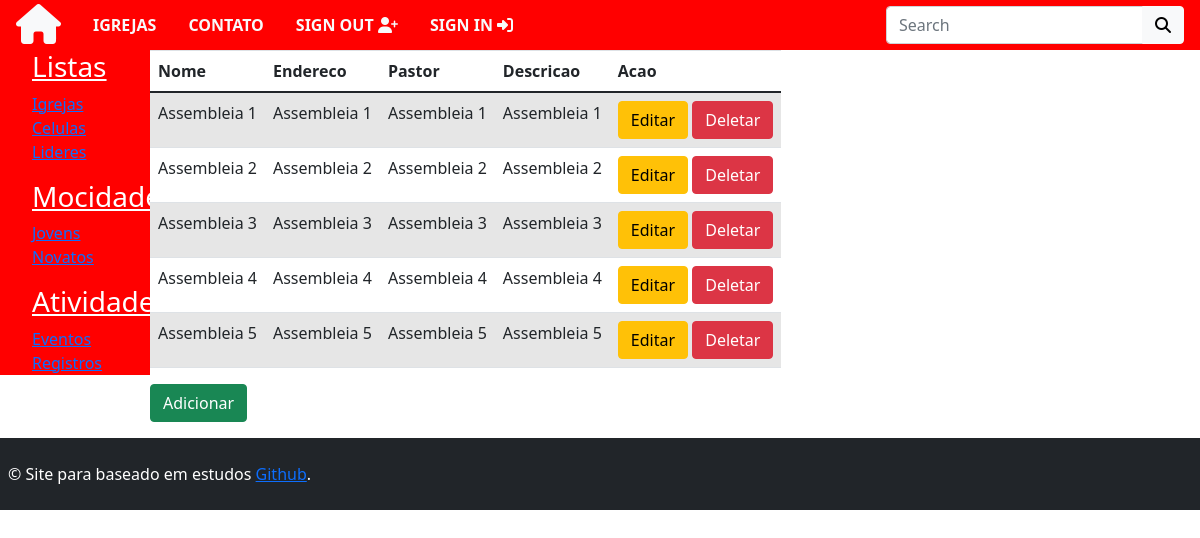
Before: /igrejaHtml/ with the older database file.
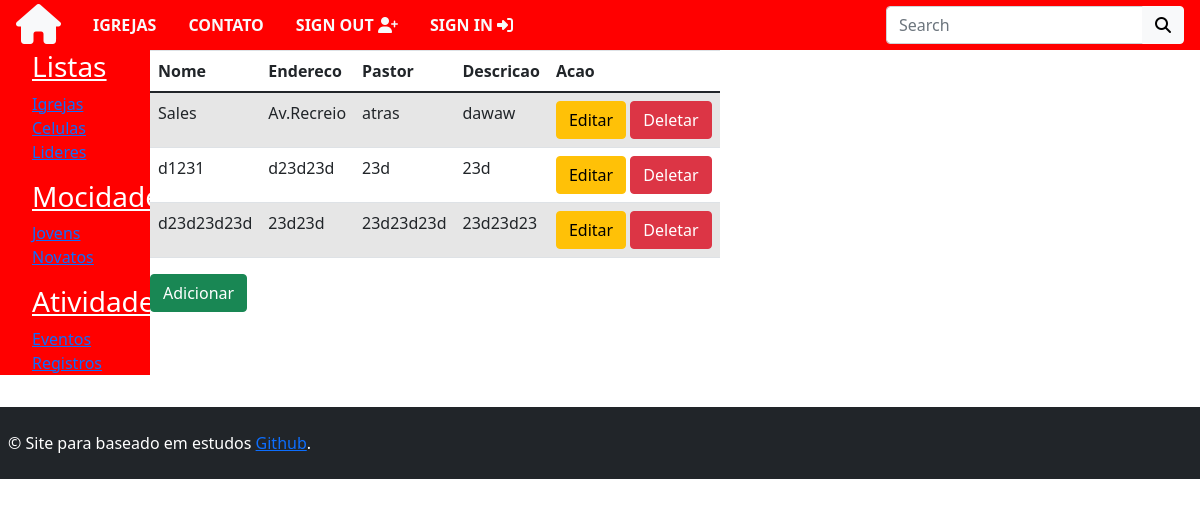
After: the same page with the newer database file.
### apps/igreja/models.py (models this page shows, shortened)
class Igreja(models.Model):
    nome = models.CharField(max_length=200, null=False, blank=False)
    endereco = models.CharField(max_length=200, null=False, blank=False)
    pastor = models.CharField(max_length=150, null=False, blank=False)
    descricao = models.TextField(help_text='fale um pouco sobre a igreja')
    image = StdImageField('Imagem', upload_to=get_file_path,
                          variations={'thumb': {'width': 480, 'height': 480, 'crop': True}}, blank=True, null=True)

### apps/igreja/views.py (the view)
# urls.py: path('igrejaHtml/', IgrejaView.as_view(), name='igrejaHtml'),
class IgrejaView(ListView):
    model = Igreja
    template_name = 'igreja/CrudBasedViews/igreja.html'
    queryset = Igreja.objects.all()
    context_object_name = 'igreja'

### templates/igreja/CrudBasedViews/igreja.html
{% extends 'base.html' %}
{% load bootstrap4 %}
{% block context %}
    <table class="table table-striped">
        <thead>
        <tr>
            <th scope="col">Nome</th>
            <th scope="col">Endereco</th>
            <th scope="col">Pastor</th>
            <th scope="col">Descricao</th>
            <th scope="col">Acao</th>
        </tr>
        </thead>
        <tbody>
        {% for igreja_iten in igreja %}
            <tr>
                <td>{{ igreja_iten.nome }}</td>
                <td>{{ igreja_iten.endereco }}</td>
                <td>{{ igreja_iten.pastor }}</td>
                <td>{{ igreja_iten.descricao }}</td>
                <td>
                    <a class="btn btn-warning" href="{% url 'igrejaAtualizar' igreja_iten.pk %}" >Editar</a>
                    <a class="btn btn-danger" href="{% url 'igrejaDeletar' igreja_iten.pk %}" >Deletar</a>
                </td>
            </tr>
        {% endfor %}
        </tbody>
    </table>
    <a class="btn btn-success" href="{% url 'igrejaAdicionar' %}">Adicionar</a>
{% endblock %}

### templates/base.html (shortened to what this page needs)
{% load static %}
<!doctype html>
<html lang="en">
      <head>
        <link rel="stylesheet" href="https://stackpath.bootstrapcdn.com/bootstrap/4.5.2/css/bootstrap.min.css">
        <link rel="stylesheet" href="https://use.fontawesome.com/releases/v5.11.2/css/all.css">
        <link rel="stylesheet" href="{% static 'style/style.css' %}">
        <link href="https://cdn.jsdelivr.net/npm/bootstrap@5.0.0-beta1/dist/css/bootstrap.min.css" rel="stylesheet">
      </head>
<body>
{% include 'navbar.html' %}
<div style="display: flex;">
<div>
{% include 'sidebar.html' %}
</div>
<div style="justify-content: flex-end">
<main>
{% block context %}
{% endblock %}
</main>
</div>
</div>
{% include 'footer.html' %}
</body>
</html>

### templates/navbar.html (shortened to what this page needs)
<nav class="navbar navbar-expand-md" style="background-color: red; height: 50px ">
    <a href="/" class="navbar-brand"><i class="fas fa-home text-light fa-2x"></i></a>
    <div class="collapse navbar-collapse justify-content-between" id="nav">
        <ul class="navbar-nav">
            <li class="nav-item"><a class="nav-link text-light text-uppercase font-weight-bold px-3" href="{% url 'igrejas' %}">Igrejas</a>
            </li>
            <li class="nav-item"><a class="nav-link text-light text-uppercase font-weight-bold px-3" href="">Contato</a>
            </li>
            {% if request.user.is_authenticated and request.user.first_name %}
                <li class="nav-item dropdown">
                    <a class="nav-link text-light text-uppercase font-weight-bold px-3 dropdown-toggle"
                       data-toggle="dropdown">
                        Welcome {{ request.user.first_name }} <i class="fas fa-user circle"></i>
                    </a>
                </li>
                <li class="nav-item">
                    <a class="nav-link text-light text-uppercase font-weight-bold px-3" href="{% url 'signout' %}">
                        Sign Out <i class="fas fa-sign-out-alt"></i>
                    </a>
                </li>
            {% else %}
                <li class="nav-item">
                    <a class="nav-link text-light text-uppercase font-weight-bold px-3" href="{% url 'signup' %}">
                        Sign Out <i class="fas fa-user-plus"></i>
                    </a>
                </li>
                <li class="nav-item">
                    <a class="nav-link text-light text-uppercase font-weight-bold px-3" href="{% url 'signin' %}">
                        Sign In <i class="fas fa-sign-in-alt"></i>
                    </a>
                </li>
            {% endif %}
        </ul>
        <form class="form-inline ml-3" action="{% url 'IgrejaFiltro' %}" , method="GET">
            <div class="input-group">
                <input type="text" name="name" class="form-control" placeholder="Search">
                <div class="input-group-append">
                    <button type="submit" class="btn btn-light"><i class="fas fa-search"></i></button>
                </div>
            </div>
        </form>
    </div>
</nav>

### templates/sidebar.html
<div class="sidenav">
  <ul>
  <h3 style="text-decoration: underline;color: white">Listas</h3>
  <li style="list-style-type: none;margin-right: 50px;padding: 0px"><a href="{% url 'igrejaHtml' %}">Igrejas</a></li>
  <li style="list-style-type: none;margin-right: 50px;padding: 0px"><a href="{% url 'celulaHtml' %}">Celulas</a></li>
  <li style="list-style-type: none;margin-right: 50px;padding: 0px"><a href="{% url 'liderHtml' %}">Lideres</a></li>
  </ul>
  <ul>
  <h3 style="text-decoration: underline;color: white; margin-right: 50px">Mocidade</h3>
  <li style="list-style-type: none;margin-right: 50px;padding: 0px"><a href="{% url 'mocidade' %}">Jovens</a></li>
  <li style="list-style-type: none;margin-right: 50px;padding: 0px"><a href="{% url 'novatos' %}">Novatos</a></li>
  </ul>
  <ul>
  <h3 style="text-decoration: underline;color: white">Atividades</h3>
  <li style="list-style-type: none;margin-right: 50px;padding: 0px"><a href="#">Eventos</a></li>
  <li style="list-style-type: none;margin-right: 50px;padding: 0px"><a href="#">Registros</a></li>
  </ul>
</div>

### templates/footer.html
<footer class="bg-dark text-white mt-3 p-2">
    <div>
        <p class="lead text-center">
            <p>© Site para baseado em estudos <a href="https://github.com/RegisSalesRA" rel="nofollow">Github</a>.</p>
        </p>
    </div>
</footer>

### static/style/style.css (style rules this page uses)
body { height: 100%; }
.sidenav { height: inherit; width: 150px; background-color: red; }

Changed rows visible on the page:
removed Igreja: nome "Assembleia 1", endereco "Assembleia 1", pastor "Assembleia 1", descricao "Assembleia 1"
removed Igreja: nome "Assembleia 2", endereco "Assembleia 2", pastor "Assembleia 2", descricao "Assembleia 2"
removed Igreja: nome "Assembleia 3", endereco "Assembleia 3", pastor "Assembleia 3", descricao "Assembleia 3"
removed Igreja: nome "Assembleia 4", endereco "Assembleia 4", pastor "Assembleia 4", descricao "Assembleia 4"
removed Igreja: nome "Assembleia 5", endereco "Assembleia 5", pastor "Assembleia 5", descricao "Assembleia 5"
added Igreja: nome "Sales", endereco "Av.Recreio", pastor "atras", descricao "dawaw"
added Igreja: nome "d1231", endereco "d23d23d", pastor "23d", descricao "23d"
added Igreja: nome "d23d23d23d", endereco "23d23d", pastor "23d23d23d", descricao "23d23d23"
